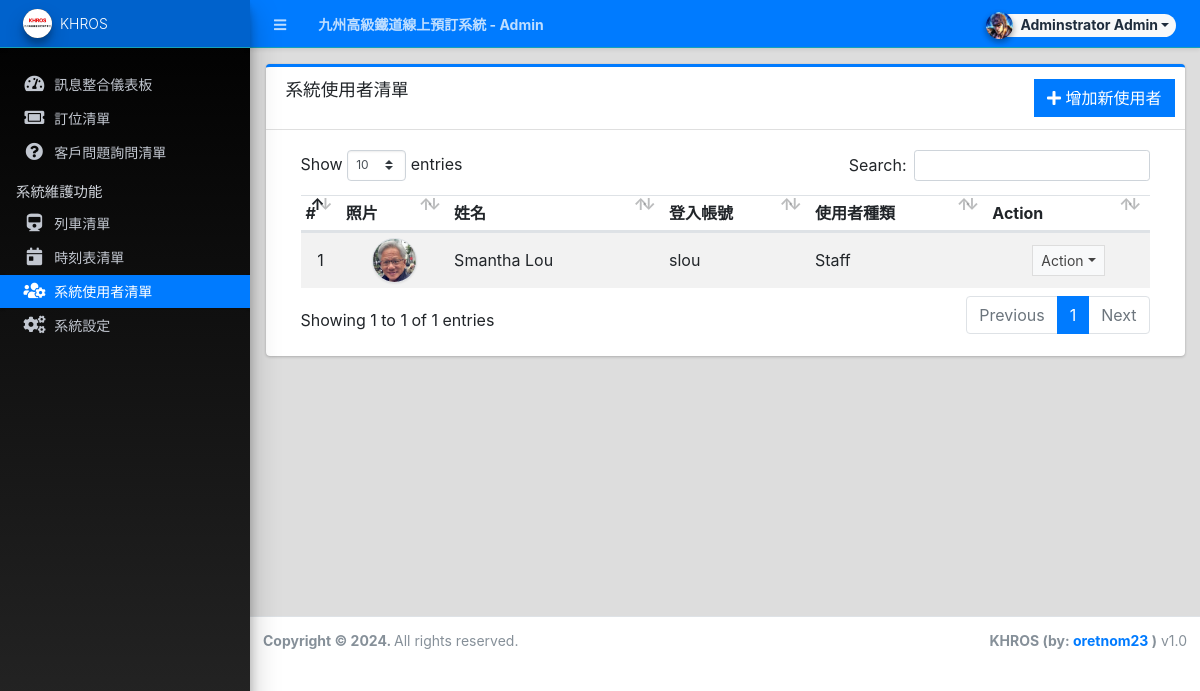
Page /admin/?page=user/list (signed in) on the committed database.
### tables this page shows
CREATE TABLE `users` (
  `id` int(50) NOT NULL,
  `firstname` varchar(250) NOT NULL,
  `middlename` text DEFAULT NULL,
  `lastname` varchar(250) NOT NULL,
  `username` text NOT NULL,
  `password` text NOT NULL,
  `avatar` text DEFAULT NULL,
  `last_login` datetime DEFAULT NULL,
  `type` tinyint(1) NOT NULL DEFAULT 0,
  `status` int(1) NOT NULL DEFAULT 1 COMMENT '0=not verified, 1 = verified',
  `date_added` datetime NOT NULL DEFAULT current_timestamp(),
  `date_updated` datetime DEFAULT NULL ON UPDATE current_timestamp()
);

### config.php (called while the page is built, shortened)
<?php
function validate_image($file){
	if(!empty($file)){
        $ex = explode('?',$file);
        $file = $ex[0];
        $param =  isset($ex[1]) ? '?'.$ex[1]  : '';
		if(is_file(base_app.$file)){
			return base_url.$file.$param;
		}else{
			return base_url.'dist/img/no-image-available.png';
		}
	}else{
		return base_url.'dist/img/no-image-available.png';
	}
}
?>

### admin/user/list.php (the view, shortened to what this page needs)
<div class="card card-outline card-primary">
	<div class="card-header">
		<h3 class="card-title">系統使用者清單</h3>
		<div class="card-tools">
			<a href="?page=user/manage_user" class="btn btn-flat btn-primary"><span class="fas fa-plus"></span>  增加新使用者</a>
		</div>
	</div>
	<div class="card-body">
		<div class="container-fluid">
        <div class="container-fluid">
			<table class="table table-hover table-striped">
				<!-- <colgroup>
					<col width="5%">
					<col width="10%">
					<col width="20%">
					<col width="20%">
					<col width="15%">
					<col width="15%">
					<col width="10%">
				</colgroup> -->
				<thead>
					<tr>
						<th>#</th>
						<th>照片</th>
						<th>姓名</th>
						<th>登入帳號</th>
						<th>使用者種類</th>
						<th>Action</th>
					</tr>
				</thead>
				<tbody>
					<?php
						$i = 1;
						$qry = $conn->query("SELECT *,concat(firstname,' ',lastname) as name from `users` where id != '1' order by concat(firstname,' ',lastname) asc ");
						while($row = $qry->fetch_assoc()):
					?>
						<tr>
							<td class="text-center"><?php echo $i++; ?></td>
							<td class="text-center"><img src="<?php echo validate_image($row['avatar']) ?>" class="img-avatar img-thumbnail p-0 border-2" alt="user_avatar"></td>
							<td><?php echo ucwords($row['name']) ?></td>
							<td ><p class="m-0 truncate-1"><?php echo $row['username'] ?></p></td>
							<td ><p class="m-0"><?php echo ($row['type'] == 1 )? "Adminstrator" : "Staff" ?></p></td>
							<td align="center">
								 <button type="button" class="btn btn-flat btn-default btn-sm dropdown-toggle dropdown-icon" data-toggle="dropdown">
				                  		Action
				                  </button>
							</td>
						</tr>
					<?php endwhile; ?>
				</tbody>
			</table>
		</div>
		</div>
	</div>
</div>

### admin/user/list.php (style rules this page uses)
.img-avatar { width:45px; height:45px; object-fit:cover; object-position:center center; border-radius:100%; }

### rows in the picture
users: avatar (picture), name "Smantha Lou", username "slou", type "Staff"

### other values in the picture
$_settings->info('name') "九州高級鐵道線上預訂系統"
$_settings->userdata('firstname').' '.$_settings->userdata('lastname') "Adminstrator Admin"
$_settings->info('short_name') "KHROS"
